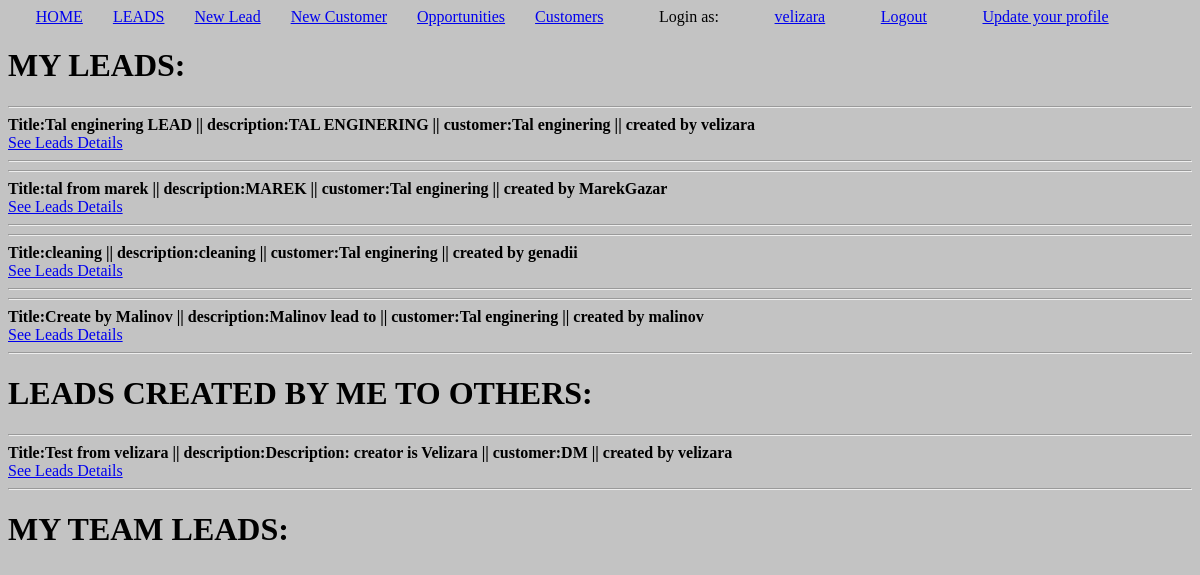
/leads/all/ (signed in), run on an earlier commit of the app's database.
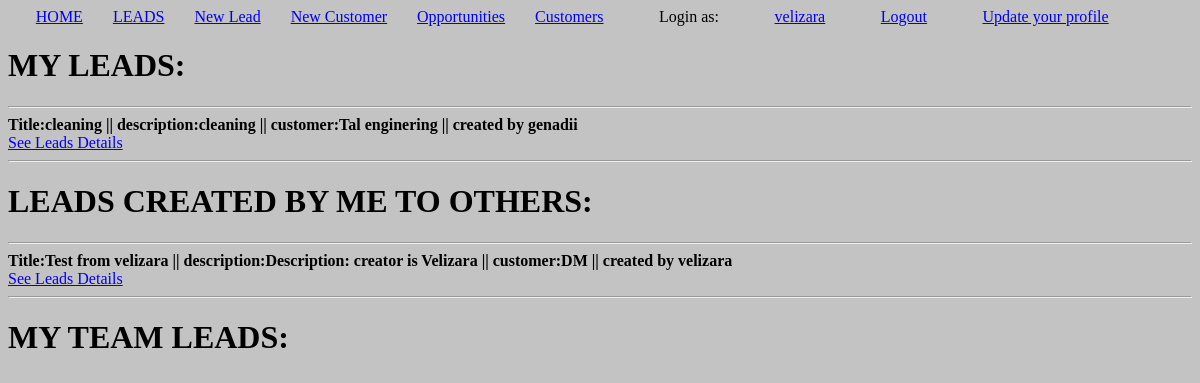
And on a later commit of the database.
### agents/models.py (models this page shows)
class Agent(AbstractUser):
    is_salesman = models.BooleanField(default=False)
    is_manager = models.BooleanField(default=False)
    is_general_manager = models.BooleanField(default=False)

### leads/models.py (models this page shows, shortened)
class Lead(models.Model):
    title = models.CharField(max_length=33)
    description = models.TextField(max_length=400)
    customer = models.ForeignKey(Customer, on_delete=models.CASCADE)
    created_by = models.ForeignKey(Agent, on_delete=models.SET_NULL, null=True)

class Customer(models.Model):
    name = models.CharField(max_length=33, unique=True)
    salesman = models.ForeignKey(Salesman, on_delete=models.SET_NULL, null=True)
    def __str__(self):
        return self.name

### leads/views.py (the view)
# urls.py: path('all/', lead_list, name='lead-list'),
@login_required
def lead_list(request):
    obj_list = {}
    current_user_obj_list = Lead.objects.filter(customer__salesman__user=request.user)
    leads_created_by_current_user = Lead.objects.filter(created_by=request.user)\
        .exclude(customer__salesman__user=request.user)
    if request.user.is_manager:
        manager_salesmen = Salesman.objects.filter(manager=request.user.manager)
        for salesman in manager_salesmen:
            salesman_obj_list = Lead.objects.filter(created_by=salesman.user)
            obj_list[salesman.first_name] = salesman_obj_list
    elif request.user.is_general_manager:
        obj_list = Lead.objects.all()
    context = {
        'obj_list': obj_list,
        'current_user_obj_list': current_user_obj_list,
        'leads_created_by_current_user': leads_created_by_current_user,
    }
    return render(request, 'lead_list.html', context)

### leads/templates/lead_list.html (shortened to what this page needs)
{% include 'base.html' %}
{% block content %}
    <h1>MY LEADS:</h1>
    {% for obj in current_user_obj_list %}
        <hr>
        <h4 style="margin: 0;">Title:{{obj.title}} || description:{{obj.description}} || customer:{{obj.customer}} || created by {{obj.created_by}}</h4>
        <a href="{% url 'lead-detail' obj.pk %}">See Leads Details</a>
        <hr>
    {% endfor %}
    <h1>LEADS CREATED BY ME TO OTHERS:</h1>
    {% for obj in leads_created_by_current_user %}
        <hr>
        <h4 style="margin: 0;">Title:{{obj.title}} || description:{{obj.description}} || customer:{{obj.customer}} || created by {{obj.created_by}}</h4>
        <a href="{% url 'lead-detail' obj.pk %}">See Leads Details</a>
        <hr>
    {% endfor %}
    <h1>MY TEAM LEADS:</h1>
{% endblock content %}

### templates/base.html (shortened to what this page needs)
<!DOCTYPE html>
<html lang="en">
<head>
</head>
<body>
    <div style="display: flex; justify-content: space-around">
      <div style="display: flex; gap: 30px;">
        <a href="{% url 'home' %}">HOME</a>
        <a href="{% url 'lead-list' %}">LEADS</a>
        <a href="{% url 'lead-create' %}">New Lead</a>
        <a href="{% url 'customer-create' %}">New Customer</a>
        <a href="{% url 'opportunity-list' %}">Opportunities</a>
        <a href="{% url 'customer-list' %}">Customers</a>
      </div>
        Login as: <a href="{% url 'profile-details' request.user.id %}">{{ request.user }}</a>
        {% if request.user.is_authenticated %}
            <a href="{% url 'logout' %}">Logout</a>
            <a href="{% url 'profile-update' %}">Update your profile</a>
        {% else %}
            <a href="{% url 'login' %}">Login</a>
        {% endif %}
    </div>
</body>
</html>

### templates/base.html (style rules this page uses)
body { background-color: #c3c3c3; }

What changed in the data, as far as the page shows it:
removed Lead: title "Tal enginering LEAD", description "TAL ENGINERING", customer "Tal enginering", created_by "velizara", shown under "MY LEADS:"
removed Lead: title "tal from marek", description "MAREK", customer "Tal enginering", created_by "MarekGazar", shown under "MY LEADS:"
removed Lead: title "Create by Malinov", description "Malinov lead to", customer "Tal enginering", created_by "malinov", shown under "MY LEADS:"
